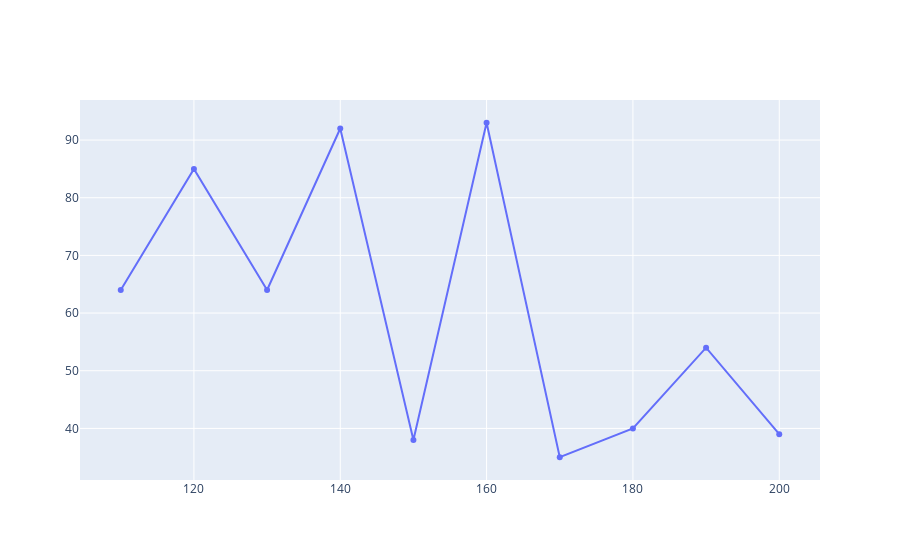

Notebook code for this chart:
### Markdown cell above
1.Simple Line plot

### Code cell
# import plotly
import plotly.graph_objects as pg
import numpy as np

# define data
days=[110,120,130,140,150,160,170,180,190,200]
price=np.random.randint(1,100,10)

# create a line plot
fig=pg.Figure(data=pg.Scatter(x=days,y=price))
fig.show()

### Figure 1 — Plotly figure (JSON) as saved in the notebook; plotly's stock layout.template omitted (floating-point values rounded to 4 significant figures)
{"data": [{"type": "scatter", "x": [110, 120, 130, 140, 150, 160, 170, 180, 190, 200], "y": [64, 85, 64, 92, 38, 93, 35, 40, 54, 39]}], "layout": {}}
